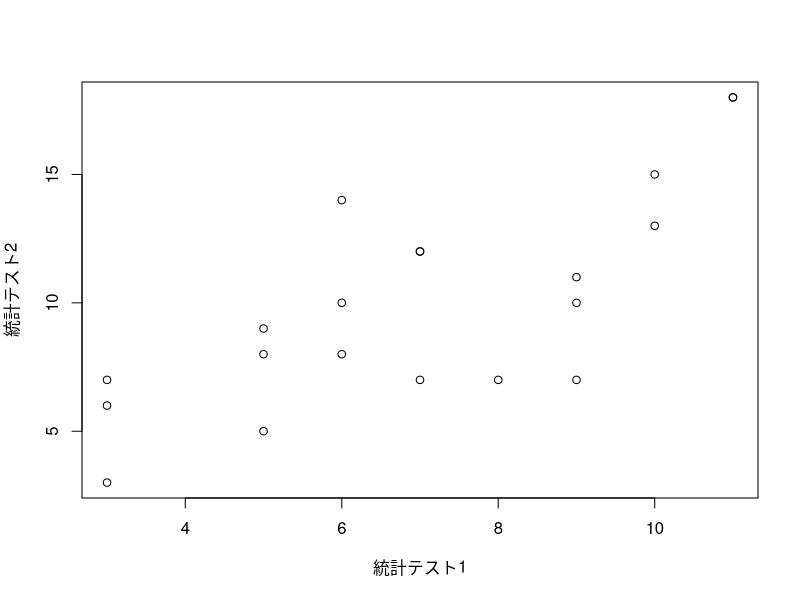

Write the R code that produced this figure.
統計テスト1 = c( 6,10,6,10,5,3,5, 9,3,3,11, 6,11, 9, 7,5,8, 7,7,9)
統計テスト2 = c(10,13,8,15,8,6,9,10,7,3,18,14,18,11,12,5,7,12,7,7)

# 散布図
plot(統計テスト1, 統計テスト2)

# 共分散
共分散 = mean((統計テスト1 - mean(統計テスト1)) * (統計テスト2 - mean(統計テスト2)))
共分散

# 不偏共分散(要素数 - 1で割る)
不偏共分散 = cov(統計テスト1, 統計テスト2)
不偏共分散

# 相関係数 (:= 共分散 / 全ての変数の偏差の積)
相関係数 = 不偏共分散 / (sd(統計テスト1) * sd(統計テスト2))
相関係数
cor(統計テスト1, 統計テスト2) # 上と同じ

# クロス集計
数学 = c("嫌い","嫌い","好き","好き","嫌い","嫌い","嫌い","嫌い","嫌い", "好き","好き","嫌い","好き","嫌い","嫌い","好き","嫌い","嫌い","嫌い","嫌い")
統計 = c("好き","好き","好き","好き","嫌い","嫌い","嫌い","嫌い","嫌い", "嫌い","好き","好き","好き","嫌い","好き","嫌い","嫌い","嫌い","嫌い","嫌い")
table(数学, 統計)

# ファイ係数
数学イチゼロ = ifelse(数学=="好き",1,0)
統計イチゼロ = ifelse(統計=="好き",1,0)
table(数学イチゼロ, 統計イチゼロ)
ファイ係数 = cor(数学イチゼロ, 統計イチゼロ)
ファイ係数

